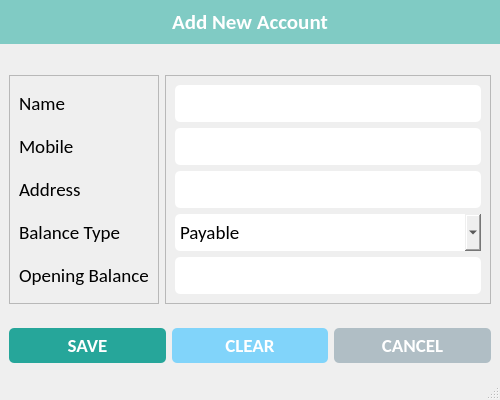
<?xml version="1.0" encoding="UTF-8"?>
<ui version="4.0">
 <class>AddAccountsWindow</class>
 <widget class="QMainWindow" name="AddAccountsWindow">
  <property name="geometry">
   <rect>
    <x>0</x>
    <y>0</y>
    <width>500</width>
    <height>400</height>
   </rect>
  </property>
  <property name="minimumSize">
   <size>
    <width>500</width>
    <height>400</height>
   </size>
  </property>
  <property name="maximumSize">
   <size>
    <width>500</width>
    <height>400</height>
   </size>
  </property>
  <property name="windowTitle">
   <string>Add Accounts</string>
  </property>
  <property name="windowIcon">
   <iconset resource="../resources.qrc">
    <normaloff>:/icons/assets/icons/logo.png</normaloff>:/icons/assets/icons/logo.png</iconset>
  </property>
  <property name="iconSize">
   <size>
    <width>32</width>
    <height>32</height>
   </size>
  </property>
  <widget class="QWidget" name="centralwidget">
   <property name="styleSheet">
    <string notr="true">#label_widget {
	background-color: #80cbc4;
}

#label_5 {
	color: #fff;
}

#btn_save {
	background-color: #26a69a;
	border-radius: 5px;
	padding: 5px 0px;
	color: white;
}

#btn_clear {
	background-color: #81d4fa;
	border-radius: 5px;
	padding: 5px 0px;
	color: white;
}

#btn_cancel {
	background-color: #b0bec5;
	border-radius: 5px;
	padding: 5px 0px;
	color: white;
}

QLineEdit, QComboBox {
	border-radius: 5px;
	padding: 5px 5px;
}</string>
   </property>
   <layout class="QVBoxLayout" name="verticalLayout_4">
    <property name="spacing">
     <number>0</number>
    </property>
    <property name="leftMargin">
     <number>0</number>
    </property>
    <property name="topMargin">
     <number>0</number>
    </property>
    <property name="rightMargin">
     <number>0</number>
    </property>
    <property name="bottomMargin">
     <number>0</number>
    </property>
    <item alignment="Qt::AlignTop">
     <widget class="QWidget" name="label_widget" native="true">
      <layout class="QVBoxLayout" name="verticalLayout_3">
       <item alignment="Qt::AlignTop">
        <widget class="QLabel" name="label_5">
         <property name="font">
          <font>
           <family>Calibri</family>
           <pointsize>16</pointsize>
           <weight>75</weight>
           <bold>true</bold>
          </font>
         </property>
         <property name="text">
          <string>Add New Account</string>
         </property>
         <property name="alignment">
          <set>Qt::AlignCenter</set>
         </property>
        </widget>
       </item>
      </layout>
     </widget>
    </item>
    <item>
     <widget class="QWidget" name="details_widget" native="true">
      <layout class="QHBoxLayout" name="horizontalLayout">
       <item>
        <widget class="QFrame" name="lbl_frame">
         <property name="frameShape">
          <enum>QFrame::StyledPanel</enum>
         </property>
         <property name="frameShadow">
          <enum>QFrame::Raised</enum>
         </property>
         <layout class="QVBoxLayout" name="verticalLayout">
          <item>
           <widget class="QLabel" name="lbl_name">
            <property name="font">
             <font>
              <family>Calibri</family>
              <pointsize>14</pointsize>
             </font>
            </property>
            <property name="text">
             <string>Name</string>
            </property>
           </widget>
          </item>
          <item>
           <widget class="QLabel" name="lbl_mobile">
            <property name="font">
             <font>
              <family>Calibri</family>
              <pointsize>14</pointsize>
             </font>
            </property>
            <property name="text">
             <string>Mobile</string>
            </property>
           </widget>
          </item>
          <item>
           <widget class="QLabel" name="lbl_address">
            <property name="font">
             <font>
              <family>Calibri</family>
              <pointsize>14</pointsize>
             </font>
            </property>
            <property name="text">
             <string>Address</string>
            </property>
           </widget>
          </item>
          <item>
           <widget class="QLabel" name="lbl_balance_type">
            <property name="font">
             <font>
              <family>Calibri</family>
              <pointsize>14</pointsize>
             </font>
            </property>
            <property name="text">
             <string>Balance Type</string>
            </property>
           </widget>
          </item>
          <item>
           <widget class="QLabel" name="lbl_balance">
            <property name="font">
             <font>
              <family>Calibri</family>
              <pointsize>14</pointsize>
             </font>
            </property>
            <property name="text">
             <string>Opening Balance</string>
            </property>
           </widget>
          </item>
         </layout>
        </widget>
       </item>
       <item>
        <widget class="QFrame" name="lbl_inputs">
         <property name="frameShape">
          <enum>QFrame::StyledPanel</enum>
         </property>
         <property name="frameShadow">
          <enum>QFrame::Raised</enum>
         </property>
         <layout class="QVBoxLayout" name="verticalLayout_2">
          <item>
           <widget class="QLineEdit" name="txt_name">
            <property name="font">
             <font>
              <family>Calibri</family>
              <pointsize>14</pointsize>
             </font>
            </property>
           </widget>
          </item>
          <item>
           <widget class="QLineEdit" name="txt_mobile">
            <property name="font">
             <font>
              <family>Calibri</family>
              <pointsize>14</pointsize>
             </font>
            </property>
           </widget>
          </item>
          <item>
           <widget class="QLineEdit" name="txt_address">
            <property name="font">
             <font>
              <family>Calibri</family>
              <pointsize>14</pointsize>
             </font>
            </property>
           </widget>
          </item>
          <item>
           <widget class="QComboBox" name="select_balance_type">
            <property name="font">
             <font>
              <family>Calibri</family>
              <pointsize>14</pointsize>
             </font>
            </property>
            <item>
             <property name="text">
              <string>Payable</string>
             </property>
            </item>
            <item>
             <property name="text">
              <string>Receivable</string>
             </property>
            </item>
           </widget>
          </item>
          <item>
           <widget class="QLineEdit" name="txt_balance">
            <property name="font">
             <font>
              <family>Calibri</family>
              <pointsize>14</pointsize>
             </font>
            </property>
           </widget>
          </item>
         </layout>
        </widget>
       </item>
      </layout>
     </widget>
    </item>
    <item>
     <widget class="QWidget" name="bottom_widget" native="true">
      <layout class="QHBoxLayout" name="horizontalLayout_2">
       <item>
        <widget class="QPushButton" name="btn_save">
         <property name="font">
          <font>
           <family>Calibri</family>
           <pointsize>14</pointsize>
           <weight>75</weight>
           <bold>true</bold>
          </font>
         </property>
         <property name="text">
          <string>SAVE</string>
         </property>
         <property name="icon">
          <iconset resource="../resources.qrc">
           <normaloff>:/icons/assets/icons/save.png</normaloff>:/icons/assets/icons/save.png</iconset>
         </property>
         <property name="iconSize">
          <size>
           <width>32</width>
           <height>32</height>
          </size>
         </property>
        </widget>
       </item>
       <item>
        <widget class="QPushButton" name="btn_clear">
         <property name="font">
          <font>
           <family>Calibri</family>
           <pointsize>14</pointsize>
           <weight>75</weight>
           <bold>true</bold>
          </font>
         </property>
         <property name="text">
          <string>CLEAR</string>
         </property>
         <property name="icon">
          <iconset resource="../resources.qrc">
           <normaloff>:/icons/assets/icons/clear.png</normaloff>:/icons/assets/icons/clear.png</iconset>
         </property>
         <property name="iconSize">
          <size>
           <width>32</width>
           <height>32</height>
          </size>
         </property>
        </widget>
       </item>
       <item>
        <widget class="QPushButton" name="btn_cancel">
         <property name="font">
          <font>
           <family>Calibri</family>
           <pointsize>14</pointsize>
           <weight>75</weight>
           <bold>true</bold>
          </font>
         </property>
         <property name="text">
          <string>CANCEL</string>
         </property>
         <property name="icon">
          <iconset resource="../resources.qrc">
           <normaloff>:/icons/assets/icons/close.png</normaloff>:/icons/assets/icons/close.png</iconset>
         </property>
         <property name="iconSize">
          <size>
           <width>32</width>
           <height>32</height>
          </size>
         </property>
        </widget>
       </item>
      </layout>
     </widget>
    </item>
   </layout>
  </widget>
  <widget class="QStatusBar" name="statusbar"/>
 </widget>
 <resources>
  <include location="../resources.qrc"/>
 </resources>
 <connections/>
</ui>
